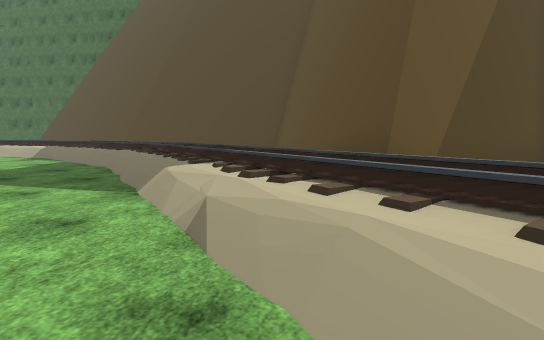
view 1 (above)

16 first-person views from a walk through a scene from a Unity 3-D project. The camera is 1.3 m above the floor, tilts 6° down and sees 80° across. The floor is counted in squares, 2 m on a side. Each view is taken from the middle of a square. On the plan, view 1 faces up. The plan holds only what a view shows up to about 10 squares ahead; the rest is blank. The place goes on beyond the plan. The player character is not drawn. Some surface patterns are stand-ins.

view 2
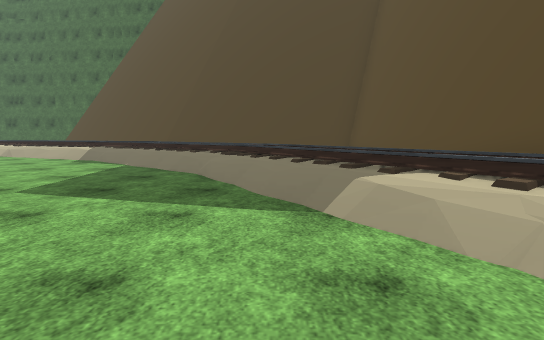

view 3
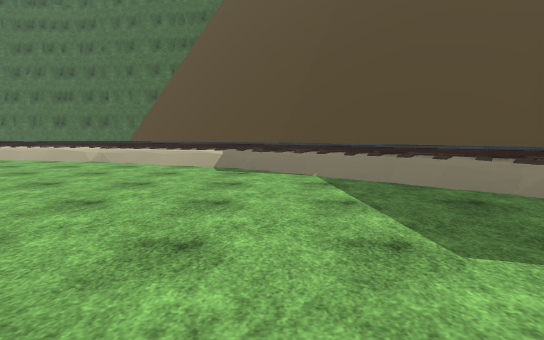

view 4
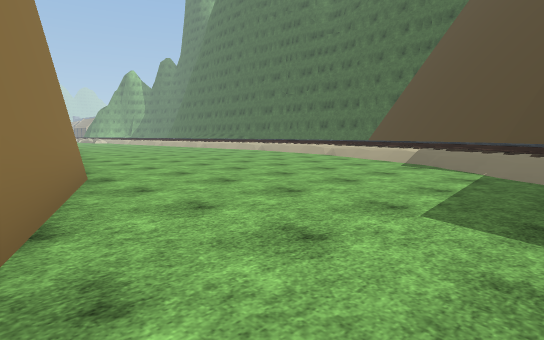

view 5
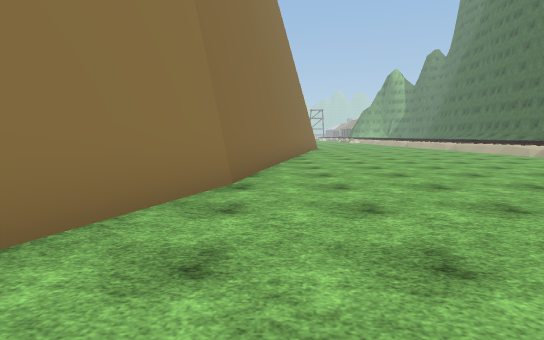

view 6
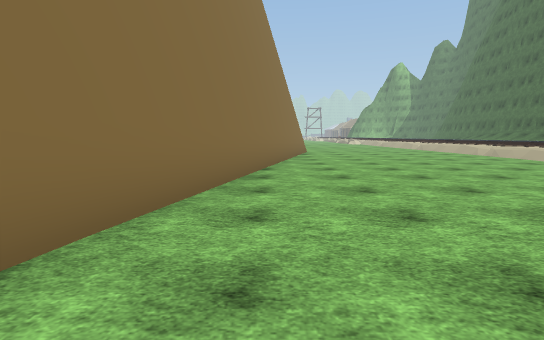

view 7
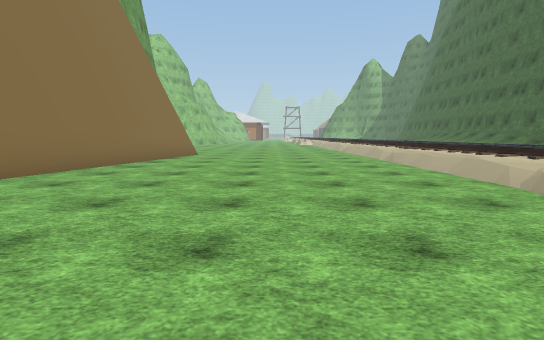

view 8
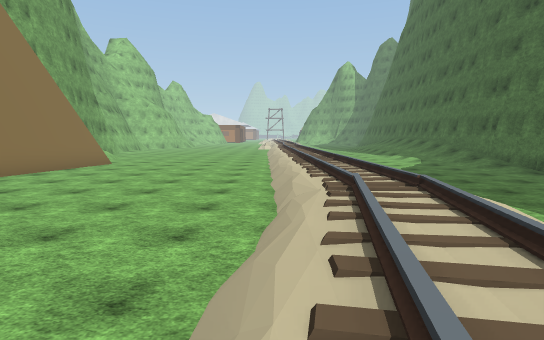

view 9
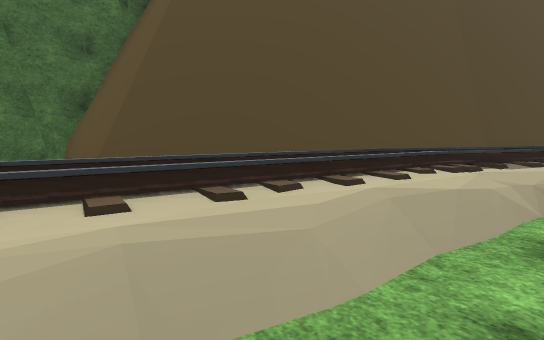

view 10
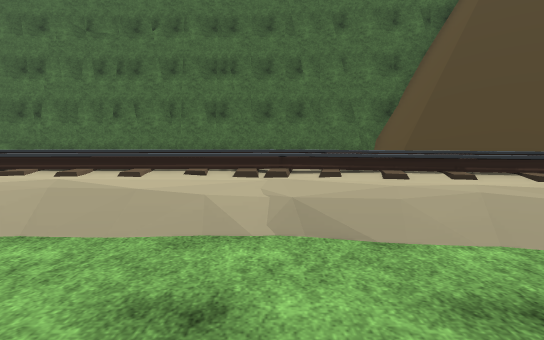

view 11
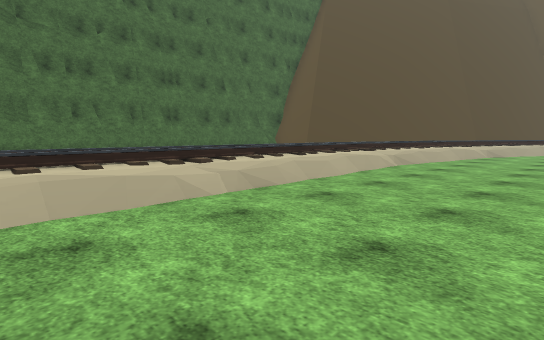

view 12
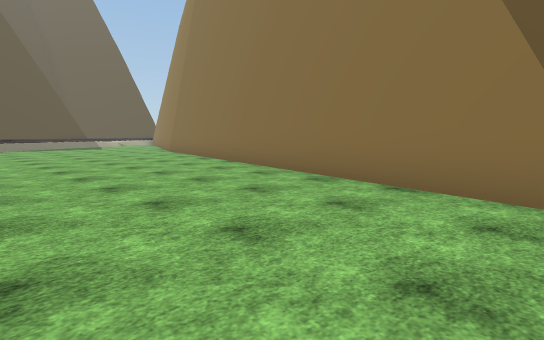

view 13
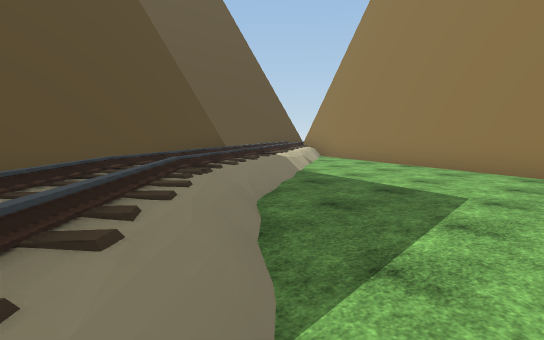

view 14
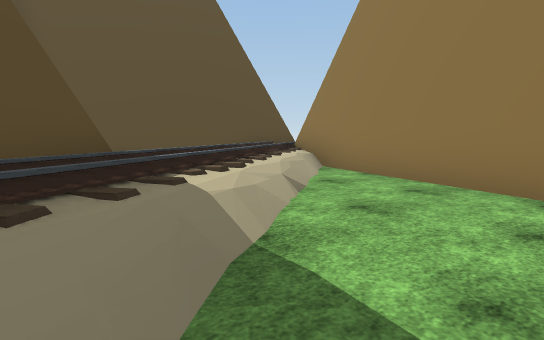

view 15
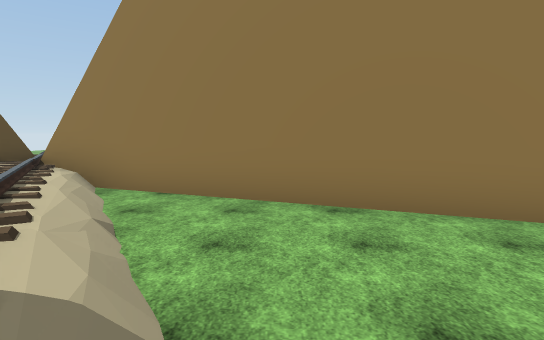

view 16
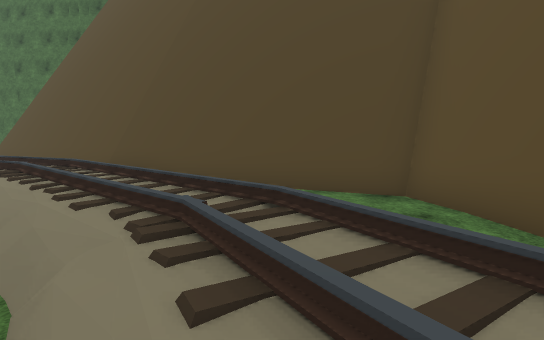

### Floor plan
Key: @ floor where view 1 was taken; # wall or solid block; . main floor; : floor 0.25 m higher than the main floor; + floor 0.5 m higher than the main floor; * floor 0.75 m higher than the main floor; % floor 1 m higher than the main floor; / step, stairs or slope; = window, fence, low wall or low ledge.
Columns run from 22 left of view 1 to 4 right of it. Each row starts with its distance up from view 1.
 19 ###########
 18  /...    .#
 17  .....    ##
 16  .......   ##
 15      ../    ###
 14  /////////   =##
 13 ////////////*  ###
 12 /////////////// =###
 11 ...........////// =###
 10 ..............////*  ##
  9 ................///* .##
  8 .................//**.=#
  7 ...................+*+ #
  6 ###................./* #
  5   #####.............//*#
  4       ######........//*###
  3            ####......:%*
  2               ###...../*
  1                 ####..//
  0                    ###@//
 -1                      #####=

Positions as (right, up) in squares from view 1, and headings:
1: (0, 0), facing up
2: (-2, 1), facing up
3: (-6, 3), facing up
4: (-4, 2), facing up-left
5: (-5, 4), facing left
6: (-9, 5), facing left
7: (-11, 9), facing left
8: (-11, 12), facing left
9: (-14, 11), facing up-right
10: (-15, 10), facing up
11: (-22, 9), facing up-right
12: (-22, 10), facing down-right
13: (-6, 9), facing down-right
14: (-3, 5), facing down-right
15: (-2, 5), facing down
16: (-2, 5), facing up
